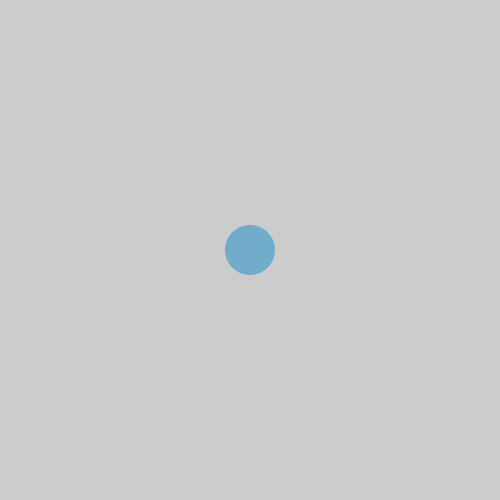
Frame 1 (no input)
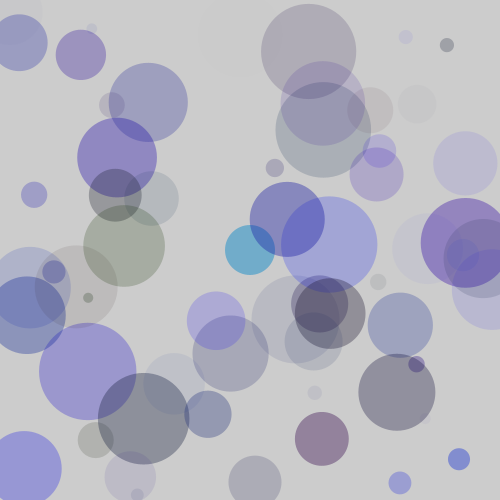
Frame 60 (the mouse pressed at the canvas centre just before this capture)
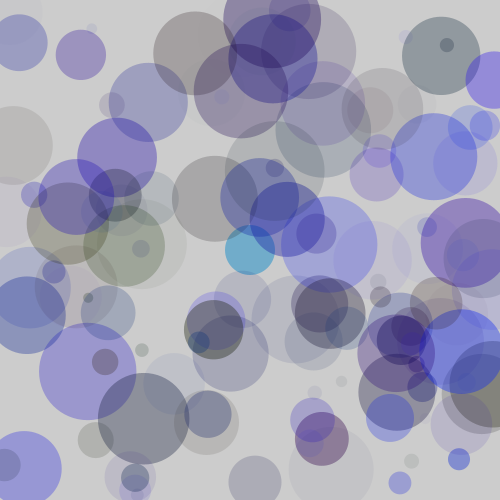
Frame 120 (the mouse held since frame 60 and released just before this capture)

The Processing sketch that drew these frames (run headless with seeded random() and noise(); from frame 60 on, the mouse is pressed at the canvas centre):

// Processing sketch: processing_60141
// ── processing_60141.pde

float ellipsX = 250;
float ellipsY = 250;
float ellipsW = 50;
float ellipsH = 50;
float ellipsR = 50;
float ellipsG = 150;
float ellipsB = 200;
float ellipsA = 150;

void setup() {
  size(500, 500);
  smooth();
}

void draw(){
  noStroke();
  fill(ellipsR, ellipsG, ellipsB, ellipsA);
  ellipse(ellipsX, ellipsY, ellipsW, ellipsH);
  ellipsX = random(0,500);
  ellipsY = random(0,500);
  ellipsW = random(10,100);
  ellipsH = ellipsW;
  ellipsR = random(0,50);
  ellipsG = random(0,50);
  ellipsB = random(0,255);
  ellipsA = random(0,100);
}
